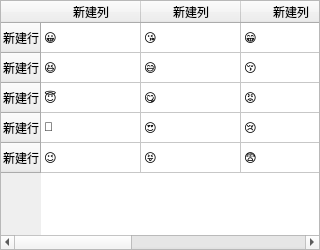
<?xml version="1.0" encoding="UTF-8"?>
<ui version="4.0">
 <class>Emoji</class>
 <widget class="QDialog" name="Emoji">
  <property name="geometry">
   <rect>
    <x>0</x>
    <y>0</y>
    <width>320</width>
    <height>250</height>
   </rect>
  </property>
  <property name="windowTitle">
   <string>Dialog</string>
  </property>
  <widget class="QTableWidget" name="emojiTable">
   <property name="geometry">
    <rect>
     <x>0</x>
     <y>0</y>
     <width>320</width>
     <height>250</height>
    </rect>
   </property>
   <property name="styleSheet">
    <string notr="true"/>
   </property>
   <row>
    <property name="text">
     <string>新建行</string>
    </property>
   </row>
   <row>
    <property name="text">
     <string>新建行</string>
    </property>
   </row>
   <row>
    <property name="text">
     <string>新建行</string>
    </property>
   </row>
   <row>
    <property name="text">
     <string>新建行</string>
    </property>
   </row>
   <row>
    <property name="text">
     <string>新建行</string>
    </property>
   </row>
   <column>
    <property name="text">
     <string>新建列</string>
    </property>
   </column>
   <column>
    <property name="text">
     <string>新建列</string>
    </property>
   </column>
   <column>
    <property name="text">
     <string>新建列</string>
    </property>
   </column>
   <column>
    <property name="text">
     <string>新建列</string>
    </property>
   </column>
   <column>
    <property name="text">
     <string>新建列</string>
    </property>
   </column>
   <item row="0" column="0">
    <property name="text">
     <string>😀</string>
    </property>
   </item>
   <item row="0" column="1">
    <property name="text">
     <string>😘</string>
    </property>
   </item>
   <item row="0" column="2">
    <property name="text">
     <string>😁</string>
    </property>
   </item>
   <item row="0" column="3">
    <property name="text">
     <string>😂</string>
    </property>
   </item>
   <item row="0" column="4">
    <property name="text">
     <string>😃</string>
    </property>
   </item>
   <item row="1" column="0">
    <property name="text">
     <string>😆</string>
    </property>
   </item>
   <item row="1" column="1">
    <property name="text">
     <string>😅</string>
    </property>
   </item>
   <item row="1" column="2">
    <property name="text">
     <string>😚</string>
    </property>
   </item>
   <item row="1" column="3">
    <property name="text">
     <string>😰</string>
    </property>
   </item>
   <item row="1" column="4">
    <property name="text">
     <string>😥</string>
    </property>
   </item>
   <item row="2" column="0">
    <property name="text">
     <string>😇</string>
    </property>
   </item>
   <item row="2" column="1">
    <property name="text">
     <string>😋</string>
    </property>
   </item>
   <item row="2" column="2">
    <property name="text">
     <string>😡</string>
    </property>
   </item>
   <item row="2" column="3">
    <property name="text">
     <string>😭</string>
    </property>
   </item>
   <item row="2" column="4">
    <property name="text">
     <string>😷</string>
    </property>
   </item>
   <item row="3" column="0">
    <property name="text">
     <string>💩</string>
    </property>
   </item>
   <item row="3" column="1">
    <property name="text">
     <string>😍</string>
    </property>
   </item>
   <item row="3" column="2">
    <property name="text">
     <string>😢</string>
    </property>
   </item>
   <item row="3" column="3">
    <property name="text">
     <string>😄</string>
    </property>
   </item>
   <item row="3" column="4">
    <property name="text">
     <string>😅</string>
    </property>
   </item>
   <item row="4" column="0">
    <property name="text">
     <string>😉</string>
    </property>
   </item>
   <item row="4" column="1">
    <property name="text">
     <string>😝</string>
    </property>
   </item>
   <item row="4" column="2">
    <property name="text">
     <string>😨</string>
    </property>
   </item>
   <item row="4" column="3">
    <property name="text">
     <string>😢</string>
    </property>
   </item>
   <item row="4" column="4">
    <property name="text">
     <string>😳</string>
    </property>
   </item>
  </widget>
 </widget>
 <resources/>
 <connections/>
</ui>
